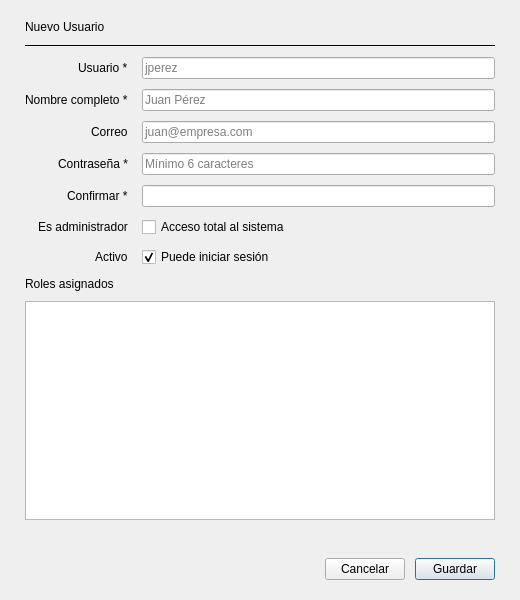
<?xml version="1.0" encoding="UTF-8"?>
<ui version="4.0">
 <class>UsuarioForm</class>
 <widget class="QDialog" name="UsuarioForm">
  <property name="geometry">
   <rect><x>0</x><y>0</y><width>520</width><height>600</height></rect>
  </property>
  <property name="windowTitle">
   <string>Usuario</string>
  </property>
  <layout class="QVBoxLayout" name="lytRoot">
   <property name="leftMargin"><number>25</number></property>
   <property name="topMargin"><number>20</number></property>
   <property name="rightMargin"><number>25</number></property>
   <property name="bottomMargin"><number>20</number></property>
   <property name="spacing"><number>10</number></property>
   <item>
    <widget class="QLabel" name="lblTitulo">
     <property name="text"><string>Nuevo Usuario</string></property>
    </widget>
   </item>
   <item>
    <widget class="QFrame" name="lineSep">
     <property name="frameShape"><enum>QFrame::HLine</enum></property>
     <property name="frameShadow"><enum>QFrame::Plain</enum></property>
    </widget>
   </item>

   <item>
    <layout class="QFormLayout" name="lytForm">
     <property name="horizontalSpacing"><number>14</number></property>
     <property name="verticalSpacing"><number>10</number></property>
     <property name="labelAlignment"><set>Qt::AlignRight|Qt::AlignVCenter</set></property>

     <item row="0" column="0"><widget class="QLabel" name="l1"><property name="text"><string>Usuario *</string></property></widget></item>
     <item row="0" column="1"><widget class="QLineEdit" name="txtUsername"><property name="placeholderText"><string>jperez</string></property></widget></item>

     <item row="1" column="0"><widget class="QLabel" name="l2"><property name="text"><string>Nombre completo *</string></property></widget></item>
     <item row="1" column="1"><widget class="QLineEdit" name="txtNombre"><property name="placeholderText"><string>Juan Pérez</string></property></widget></item>

     <item row="2" column="0"><widget class="QLabel" name="l3"><property name="text"><string>Correo</string></property></widget></item>
     <item row="2" column="1"><widget class="QLineEdit" name="txtCorreo"><property name="placeholderText"><string>juan@empresa.com</string></property></widget></item>

     <item row="3" column="0"><widget class="QLabel" name="l4"><property name="text"><string>Contraseña *</string></property></widget></item>
     <item row="3" column="1"><widget class="QLineEdit" name="txtClave"><property name="echoMode"><enum>QLineEdit::Password</enum></property><property name="placeholderText"><string>Mínimo 6 caracteres</string></property></widget></item>

     <item row="4" column="0"><widget class="QLabel" name="l5"><property name="text"><string>Confirmar *</string></property></widget></item>
     <item row="4" column="1"><widget class="QLineEdit" name="txtClave2"><property name="echoMode"><enum>QLineEdit::Password</enum></property></widget></item>

     <item row="5" column="0"><widget class="QLabel" name="l6"><property name="text"><string>Es administrador</string></property></widget></item>
     <item row="5" column="1"><widget class="QCheckBox" name="chkAdmin"><property name="text"><string>Acceso total al sistema</string></property></widget></item>

     <item row="6" column="0"><widget class="QLabel" name="l7"><property name="text"><string>Activo</string></property></widget></item>
     <item row="6" column="1"><widget class="QCheckBox" name="chkActivo"><property name="text"><string>Puede iniciar sesión</string></property><property name="checked"><bool>true</bool></property></widget></item>
    </layout>
   </item>

   <item>
    <widget class="QLabel" name="lblRolesTit">
     <property name="text"><string>Roles asignados</string></property>
    </widget>
   </item>
   <item>
    <widget class="QListWidget" name="lstRoles">
     <property name="minimumSize"><size><width>0</width><height>110</height></size></property>
    </widget>
   </item>

   <item>
    <widget class="QLabel" name="lblError">
     <property name="text"><string/></property>
     <property name="minimumSize"><size><width>0</width><height>18</height></size></property>
    </widget>
   </item>
   <item>
    <layout class="QHBoxLayout" name="lytBtns">
     <item>
      <spacer name="spB"><property name="orientation"><enum>Qt::Horizontal</enum></property>
       <property name="sizeHint" stdset="0"><size><width>40</width><height>20</height></size></property>
      </spacer>
     </item>
     <item><widget class="QPushButton" name="btnCancelar"><property name="text"><string>Cancelar</string></property><property name="cursor"><cursorShape>PointingHandCursor</cursorShape></property></widget></item>
     <item><widget class="QPushButton" name="btnGuardar"><property name="text"><string>Guardar</string></property><property name="cursor"><cursorShape>PointingHandCursor</cursorShape></property><property name="default"><bool>true</bool></property></widget></item>
    </layout>
   </item>
  </layout>
 </widget>
 <resources/>
 <connections/>
</ui>
